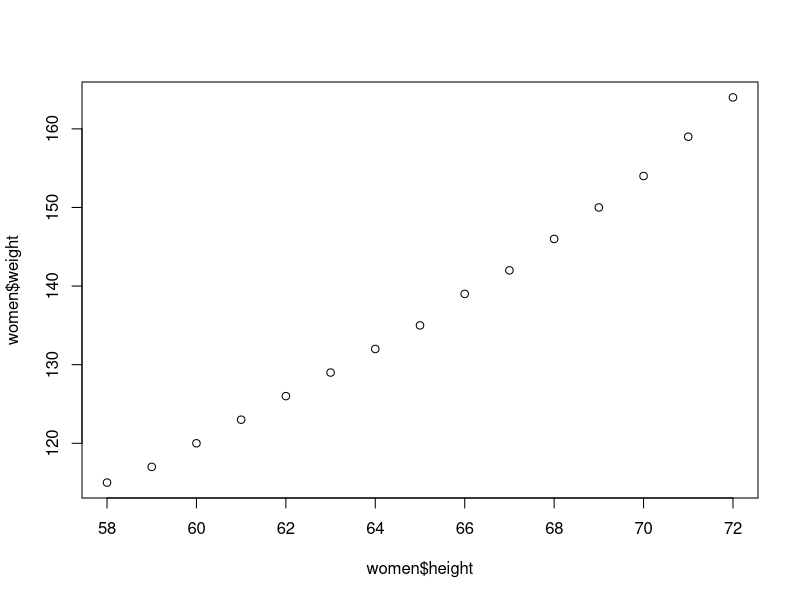
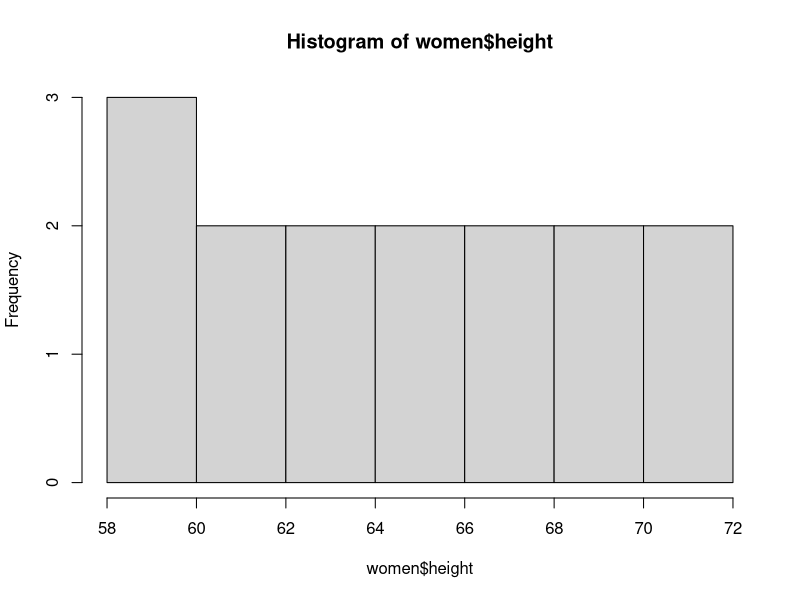
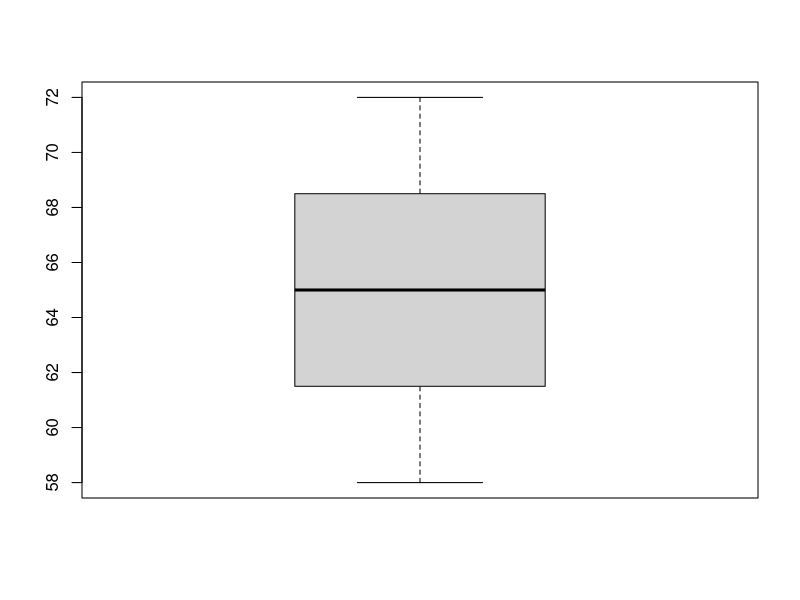

Source code (R) for these figures, in order:
#choose an interesting dataset 
women
#scatterplot
plot(women$height, women$weight)
#create histogram
hist(women$height, breaks = 5)
#boxplot
boxplot(women$height)
